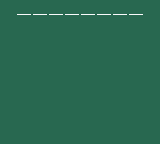

This is a level from a 2D game, rendered from its Tiled map with the project's own tilesets. A one-line summary and the complete map file follow:
An orthogonal 10x9 tile map with 16x16 px tiles, 1 tile layer (Tile Layer 1), 3 tilesets and 7 objects.

<map version="1.10" tiledversion="1.10.2" orientation="orthogonal" renderorder="right-down" width="10" height="9" tilewidth="16" tileheight="16" infinite="0" backgroundcolor="#286850" nextlayerid="10" nextobjectid="16">
 <tileset firstgid="1" source="rpg.tsx" />
 <tileset firstgid="1079" source="tile_tools.tsx" />
 <tileset firstgid="1169" source="random.tsx" />
 <layer id="7" name="Tile Layer 1" width="10" height="9" tintcolor="#e0f8cf">
  <data encoding="csv">
0,2684354574,2684354574,2684354574,2684354574,2684354574,2684354574,2684354574,2684354574,0,
0,0,0,0,0,0,0,0,0,0,
0,0,0,0,0,0,0,0,0,0,
0,0,0,0,0,0,0,0,0,0,
0,0,0,0,0,0,0,0,0,0,
0,0,0,0,0,0,0,0,0,0,
0,0,0,0,0,0,0,0,0,0,
0,0,0,0,0,0,0,0,0,0,
0,0,0,0,0,0,0,0,0,0
</data>
 </layer>
 <objectgroup id="9" name="Object Layer 1">
  <object id="1" x="16" y="16" width="128" height="16">
   <text fontfamily="Kenney Pixel Square" pixelsize="8" wrap="1" color="#071821" valign="center">View Opponent Hand</text>
  </object>
  <object id="10" x="16" y="32" width="120" height="16">
   <text fontfamily="Kenney Pixel Square" pixelsize="8" wrap="1" color="#071821" valign="center">Always Draw white</text>
  </object>
  <object id="11" x="16" y="48" width="120" height="16">
   <text fontfamily="Kenney Pixel Square" pixelsize="8" wrap="1" color="#071821" valign="center">Always Draw Purple</text>
  </object>
  <object id="12" x="16" y="0" width="128" height="16">
   <text fontfamily="Kenney Pixel Square" pixelsize="8" wrap="1" color="#071821" halign="center" valign="center">Cheats</text>
  </object>
  <object id="13" x="16" y="64" width="120" height="16">
   <text fontfamily="Kenney Pixel Square" pixelsize="8" wrap="1" color="#071821" valign="center">Always Draw Blue</text>
  </object>
  <object id="14" x="16" y="80" width="120" height="16">
   <text fontfamily="Kenney Pixel Square" pixelsize="8" wrap="1" color="#071821" valign="center">Always Draw Red</text>
  </object>
  <object id="15" x="16" y="96" width="120" height="16">
   <text fontfamily="Kenney Pixel Square" pixelsize="8" wrap="1" color="#071821" valign="center">Always Draw Green</text>
  </object>
 </objectgroup>
</map>
